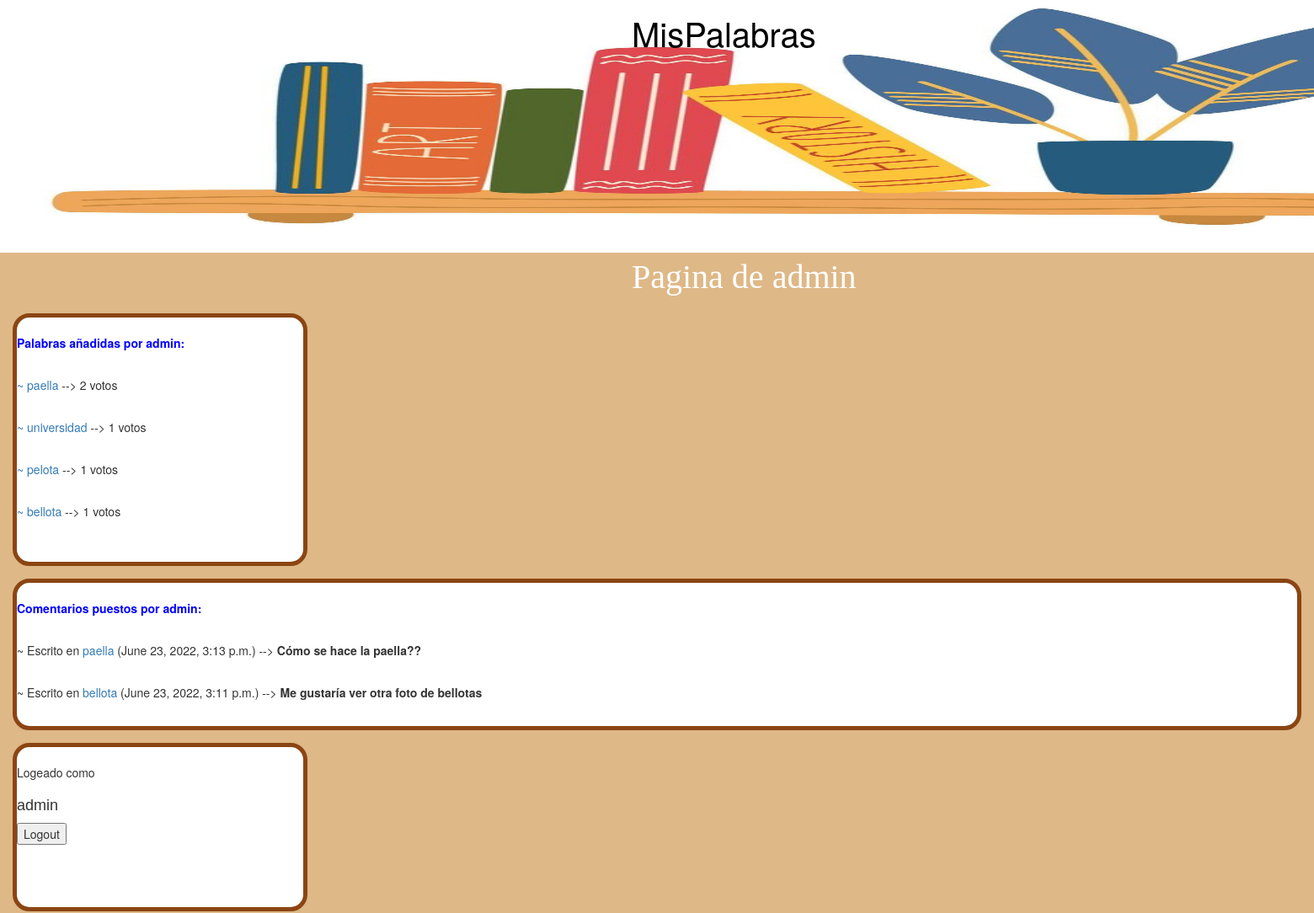
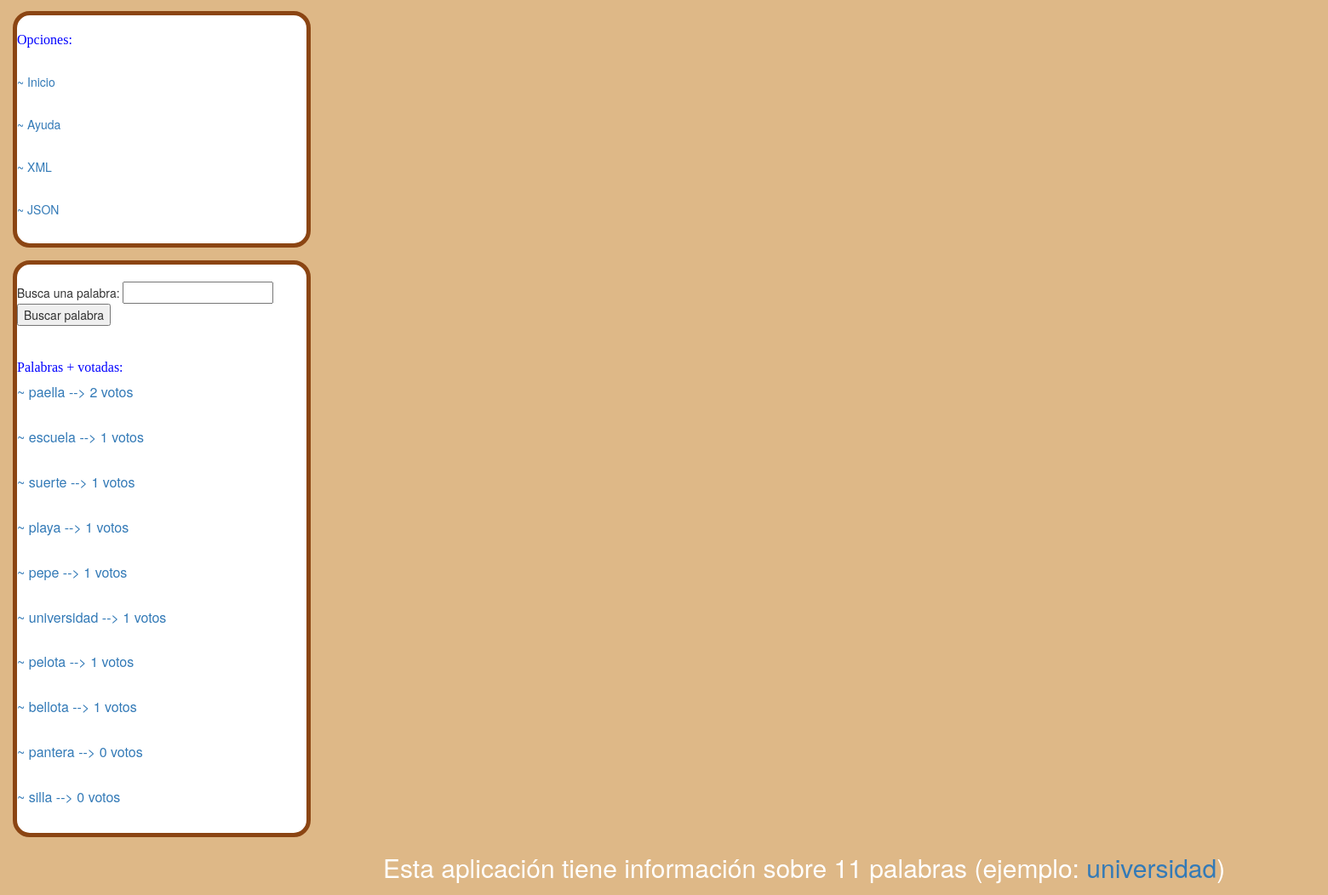
Page /MisPalabras/MiPagina (signed in) on the committed database (2 pictures, top to bottom).
### MisPalabras/models.py (models this page shows)
class Palabra(models.Model):
    nombrePalabra = models.TextField()
    linkImagen = models.TextField(default='imagen')
    definicion = models.TextField(max_length=50)
    votos = models.IntegerField()
    autor = models.CharField(max_length=16)

class Comentario(models.Model):
    comentario = models.TextField(max_length=50)
    palabra = models.ForeignKey(Palabra, on_delete=models.CASCADE)
    autor = models.CharField(max_length=16)
    fecha = models.DateTimeField()

### MisPalabras/views.py (the view, shortened to what this page needs)
# urls.py: path('MiPagina', views.get_usersPag, name="MiPagina"),
def get_usersPag(request):
    lista_mas_votadas = crearListaMasVotadas()
    lista_palabras, num_palabras, palabraRandom = conseguirValoresPalabras()
    palabras_añadidas = []
    for palabra in lista_palabras:
        if palabra.autor == request.user.get_username():
            palabras_añadidas.append(palabra)
    palabras_añadidas = palabras_añadidas[::-1]
    comentarios_puestos = []
    for comentario in Comentario.objects.all():
        if comentario.autor == request.user.get_username():
            comentarios_puestos.append(comentario)
    comentarios_puestos = comentarios_puestos[::-1]
    template = loader.get_template('MisPalabras/miPagina.html')
    context = {'lista_palabras': lista_palabras, 'user': request.user.username, 'num_palabras': num_palabras,
               'palabraRandom': palabraRandom, 'lista_votadas': lista_mas_votadas, 'palabras_añadidas': palabras_añadidas,
               'comentarios_puestos': comentarios_puestos}
    return HttpResponse(template.render(context, request))

### MisPalabras/views.py (called while the page is built)
def conseguirValoresPalabras():
    lista_palabras = Palabra.objects.all()
    num_palabras = len(lista_palabras)
    if (num_palabras > 0):
        palabraRandom = random.choice(lista_palabras)
    else:
        palabraRandom = "No hay palabras."
    return lista_palabras, num_palabras, palabraRandom

def crearListaMasVotadas():
    lista_palabras, num_palabras, palabraRandom = conseguirValoresPalabras()
    lista_votadas = sorted(lista_palabras, key=lambda p: p.votos)[::-1]
    lista_mas_votadas = []
    num_pals = 0
    for palabra in lista_votadas:
        if (num_pals < 10):
            lista_mas_votadas.append(palabra)
            num_pals += 1
    return lista_mas_votadas

### MisPalabras/templates/MisPalabras/miPagina.html (shortened to what this page needs)
{% extends 'MisPalabras/schema.html' %}
{% load static %}
    {% block titulo %}
        <div class="titulo">
            Pagina de {{ user }}
        </div>
    {%  endblock %}
    {% block barraOpciones %}
        <div class="cajaOpts">
            <h2 style="color: blue">Opciones:</h2> <br>
            <a href='/MisPalabras/'><p>~ Inicio </p> </a> <br>
            <a href='/MisPalabras/ayuda'><p>~ Ayuda </p> </a> <br>
            <a href='/MisPalabras/xml'><p>~ XML </p> </a> <br>
            <a href='/MisPalabras/json'><p>~ JSON </p> </a> <br>
        </div>
    {%  endblock %}
    {%  block contenido %}
        <div class="cajaPals">
            <br>
            <p><b style="color:blue">Palabras añadidas por {{ user }}: </b> </p> <br>
            {%  for palabra in palabras_añadidas %}
                <a href='/MisPalabras/{{ palabra.nombrePalabra }}'><p>~ {{  palabra.nombrePalabra }}</a> --> {{ palabra.votos }} votos </p> <br>
            {% endfor %}
            <br>
        </div>
        <div class="cajaPals" style="width: auto">
            <br>
            <p><b style="color: blue">Comentarios puestos por {{ user }}: </b></p><br>
            {% for comentario in comentarios_puestos %}
                <p>~ Escrito en <a href='/MisPalabras/{{ comentario.palabra.nombrePalabra}}'>{{ comentario.palabra.nombrePalabra}}</a> ({{ comentario.fecha }}) --> <b>{{ comentario.comentario }}</b> <br> </p> <br>
            {%  endfor %}
        </div>
    {% endblock %}

### MisPalabras/templates/MisPalabras/schema.html (shortened to what this page needs)
<!DOCTYPE html>
{% load static %}
<html lang="es">
<head>
    <link rel="stylesheet" href="//maxcdn.bootstrapcdn.com/bootstrap/3.2.0/css/bootstrap.min.css">
    <link rel="stylesheet" href="//maxcdn.bootstrapcdn.com/bootstrap/3.2.0/css/bootstrap-theme.min.css">
    <link rel="stylesheet" href="{% static 'css/main.css' %}">
</head>
<body>
    {% block banner %}
        <div class="banner">
            {% load static %}
            <img src="{% static 'imagenes/img.png' %}" width="1850" height="300" alt="">
            <div class="textoBanner">MisPalabras</div>
        </div>
    {% endblock %}
    {% block titulo %}{%  endblock %}
    {%  block contenido %}
    {%  endblock %}
    {%  block formularioEntrada %}
        {%  if request.user.is_authenticated %}
            <div class="cajaAutenticacion">
                <br>
                Logeado como <h1>{{ user }}</h1>
                <div class="text-end">
                    <form action="" method="POST">
                        <input type="submit" name="action" value="Logout">
                    </form>
                </div>
            </div>
        {%  endif %}
    {%  endblock %}
    {% block barraOpciones %}
    {%  endblock %}
    {%  block listadoPalabras %}
        <div class="cajaPals">
            <form action="" method="POST">
                <br>
                Busca una palabra:
                <input type="text" name="palabra">
                <input type="submit" name="action" value="Buscar palabra">
            </form>
            <br>
            <h2 style="color: blue">Palabras + votadas:</h2>
            {%  for palabra in lista_votadas %}
                <a href='/MisPalabras/{{ palabra.nombrePalabra }}'><p style="font-size: medium">~ {{ palabra.nombrePalabra }} --> {{ palabra.votos }} votos</p></a><br>
            {%  endfor %}
        </div>
    {%  endblock %}
    {%  block piePagina %}
        <p style="color:white ; font-size:30px ; padding-left: 450px">Esta aplicación tiene información sobre {{ num_palabras }} palabras (ejemplo: <a href='/MisPalabras/{{ palabraRandom.nombrePalabra }}'> {{ palabraRandom.nombrePalabra }}</a>) </p>
    {%  endblock %}
</body>
</html>

### MisPalabras/static/css/main.css (style rules this page uses)
.banner { color: white; position: relative; }
.textoBanner { position: absolute; top: 10px; left: 750px; color: black; font-size: 40px; }
.titulo { color: white; font-family: 'Lobster'; padding-left: 750px; font-size: 40px; }
.cajaAutenticacion { border-radius: 20px; border: 5px solid saddlebrown; background-color: white; width: 350px; height: 200px; margin: 15px; }
.cajaOpts { border-radius: 20px; border: 5px solid saddlebrown; background-color: white; width: 350px; height: auto; margin: 15px; }
.cajaPals { border-radius: 20px; border: 5px solid saddlebrown; background-color: white; width: 350px; height: auto; margin: 15px; }
h1 { font-family: Arial; font-size: large; }
h2 { font-family: Calibri; font-size: medium; }
body { background-color: burlywood; }

### rows in the picture
Palabra: nombrePalabra "paella", votos "2"
Palabra: nombrePalabra "universidad", votos "1"
Palabra: nombrePalabra "pelota", votos "1"
Palabra: nombrePalabra "bellota", votos "1"
Comentario: palabra.nombrePalabra "paella", fecha "June 23, 2022, 3:13 p.m.", comentario "Cómo se hace la paella??"
Comentario: palabra.nombrePalabra "bellota", fecha "June 23, 2022, 3:11 p.m.", comentario "Me gustaría ver otra foto de bellotas"
Palabra: nombrePalabra "escuela", votos "1"
Palabra: nombrePalabra "suerte", votos "1"
Palabra: nombrePalabra "playa", votos "1"
Palabra: nombrePalabra "pepe", votos "1"
Palabra: nombrePalabra "pantera", votos "0"
Palabra: nombrePalabra "silla", votos "0"

### other values in the picture
{{ user }} "admin"
{{ num_palabras }} "11"
